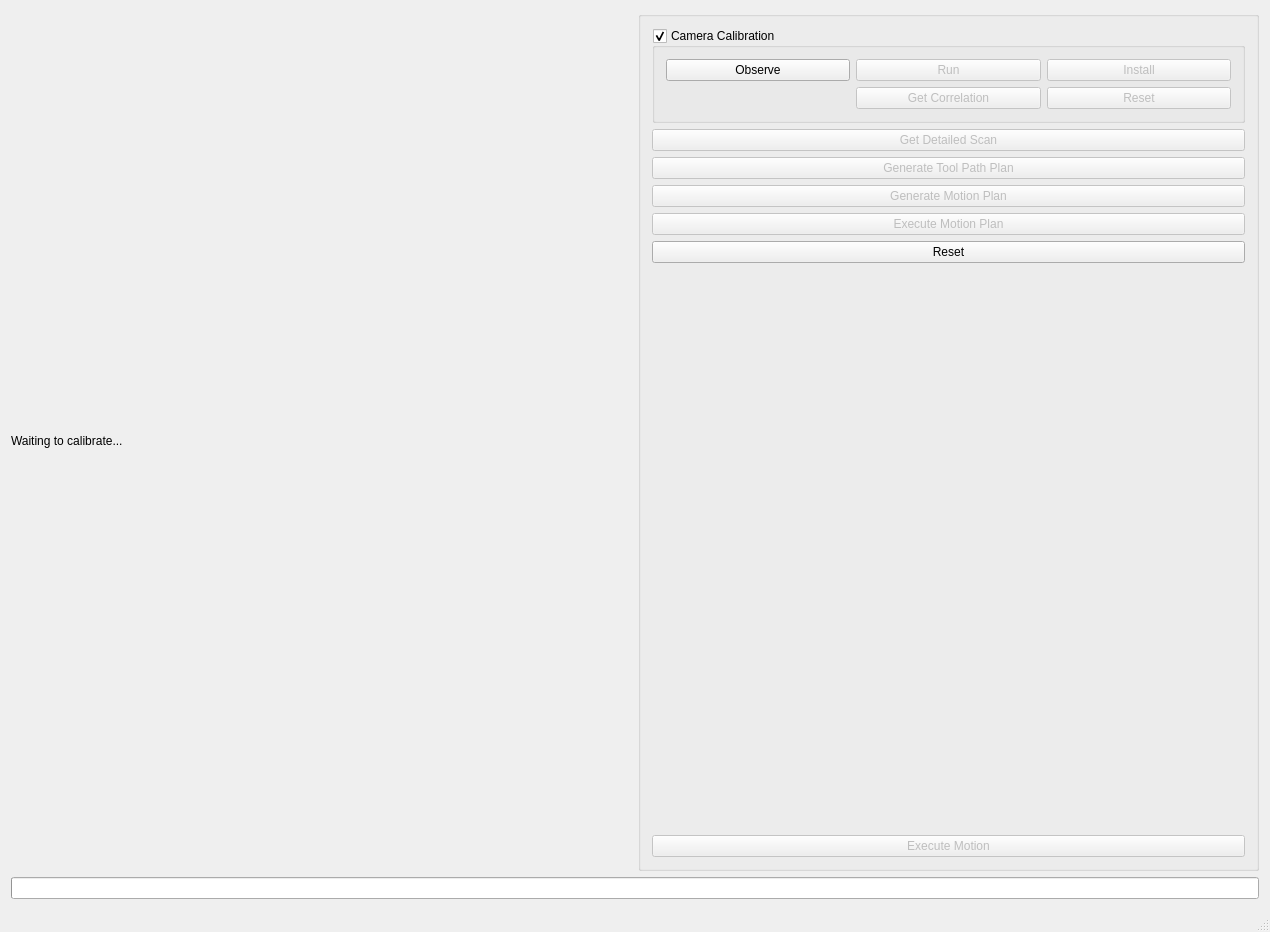
<?xml version="1.0" encoding="UTF-8"?>
<ui version="4.0">
 <class>ROSConWindow</class>
 <widget class="QMainWindow" name="ROSConWindow">
  <property name="geometry">
   <rect>
    <x>0</x>
    <y>0</y>
    <width>1270</width>
    <height>932</height>
   </rect>
  </property>
  <property name="windowTitle">
   <string>Scan-N-Plan</string>
  </property>
  <widget class="QWidget" name="centralWidget">
   <layout class="QGridLayout" name="gridLayout">
    <item row="3" column="0" colspan="2">
     <widget class="QProgressBar" name="progress_bar">
      <property name="value">
       <number>0</number>
      </property>
      <property name="format">
       <string/>
      </property>
     </widget>
    </item>
    <item row="1" column="0">
     <widget class="QLabel" name="status_label">
      <property name="text">
       <string>Waiting to calibrate...</string>
      </property>
     </widget>
    </item>
    <item row="1" column="1">
     <widget class="QGroupBox" name="button_box">
      <property name="title">
       <string/>
      </property>
      <layout class="QVBoxLayout" name="verticalLayout_2">
       <item>
        <widget class="QGroupBox" name="calibration_group_box">
         <property name="title">
          <string>Camera Calibration</string>
         </property>
         <property name="checkable">
          <bool>true</bool>
         </property>
         <layout class="QGridLayout" name="gridLayout_2">
          <item row="0" column="1">
           <widget class="QPushButton" name="run_calibration_button">
            <property name="enabled">
             <bool>false</bool>
            </property>
            <property name="text">
             <string>Run</string>
            </property>
           </widget>
          </item>
          <item row="0" column="2">
           <widget class="QPushButton" name="install_calibration_button">
            <property name="enabled">
             <bool>false</bool>
            </property>
            <property name="text">
             <string>Install</string>
            </property>
           </widget>
          </item>
          <item row="0" column="0">
           <widget class="QPushButton" name="observe_button">
            <property name="text">
             <string>Observe</string>
            </property>
           </widget>
          </item>
          <item row="2" column="1">
           <widget class="QPushButton" name="get_correlation_button">
            <property name="enabled">
             <bool>false</bool>
            </property>
            <property name="text">
             <string>Get Correlation</string>
            </property>
           </widget>
          </item>
          <item row="2" column="2">
           <widget class="QPushButton" name="reset_calibration_button">
            <property name="enabled">
             <bool>false</bool>
            </property>
            <property name="text">
             <string>Reset</string>
            </property>
           </widget>
          </item>
         </layout>
        </widget>
       </item>
       <item>
        <widget class="QPushButton" name="scan_button">
         <property name="enabled">
          <bool>false</bool>
         </property>
         <property name="text">
          <string>Get Detailed Scan</string>
         </property>
        </widget>
       </item>
       <item>
        <widget class="QPushButton" name="tpp_button">
         <property name="enabled">
          <bool>false</bool>
         </property>
         <property name="text">
          <string>Generate Tool Path Plan</string>
         </property>
        </widget>
       </item>
       <item>
        <widget class="QPushButton" name="motion_plan_button">
         <property name="enabled">
          <bool>false</bool>
         </property>
         <property name="text">
          <string>Generate Motion Plan</string>
         </property>
        </widget>
       </item>
       <item>
        <widget class="QPushButton" name="motion_execution_button">
         <property name="enabled">
          <bool>false</bool>
         </property>
         <property name="text">
          <string>Execute Motion Plan</string>
         </property>
        </widget>
       </item>
       <item>
        <widget class="QPushButton" name="reset_button">
         <property name="text">
          <string>Reset</string>
         </property>
        </widget>
       </item>
       <item>
        <spacer name="verticalSpacer">
         <property name="orientation">
          <enum>Qt::Vertical</enum>
         </property>
         <property name="sizeHint" stdset="0">
          <size>
           <width>20</width>
           <height>40</height>
          </size>
         </property>
        </spacer>
       </item>
       <item>
        <widget class="QPushButton" name="execute_button">
         <property name="enabled">
          <bool>false</bool>
         </property>
         <property name="text">
          <string>Execute Motion</string>
         </property>
        </widget>
       </item>
      </layout>
     </widget>
    </item>
   </layout>
  </widget>
  <widget class="QStatusBar" name="statusBar">
   <property name="sizeGripEnabled">
    <bool>true</bool>
   </property>
  </widget>
  <widget class="QMenuBar" name="menuBar">
   <property name="geometry">
    <rect>
     <x>0</x>
     <y>0</y>
     <width>1270</width>
     <height>22</height>
    </rect>
   </property>
  </widget>
 </widget>
 <layoutdefault spacing="6" margin="11"/>
 <resources/>
 <connections/>
</ui>
